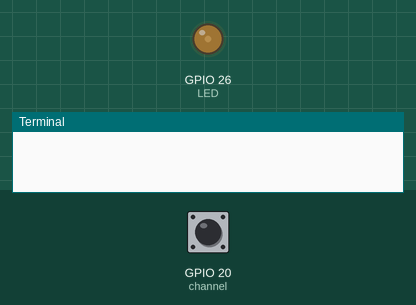
Simulated run of this program. Board: Raspberry Pi (BCM pin numbers). Shown: output pins drawn as LEDs (lit = HIGH), the last lines printed to the terminal. The inputs (shaded band) are chosen by the test bench; at power-on: GPIO 20 (channel) HIGH. The clock reads 2024-03-15 10:24:30 at power-on unless the program sets it.

Above: at 0.21 s.
At 1.01 s:
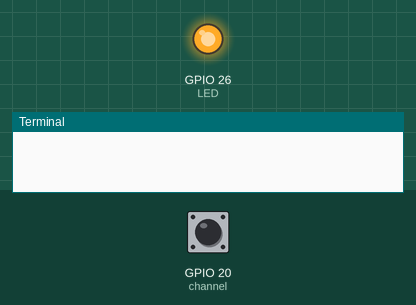
At 3.3 s:
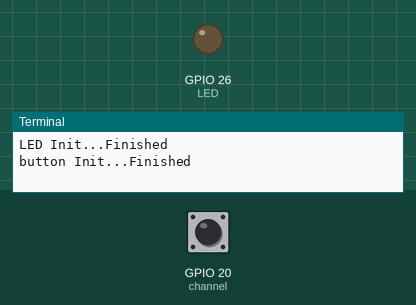
3.4 s: GPIO 20 (channel) pulled LOW for 0.15 s
5.0 s: GPIO 20 (channel) pulled LOW for 1 s
7.5 s: GPIO 20 (channel) pulsed LOW 2 times (0.12 s each, 0.3 s apart)
Timing chart, 0 to 10.5 s (numbered marks = the images above; inputs shaded):
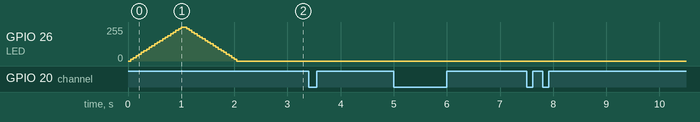

The program:

button_twinkle.py
```python
import RPi.GPIO as GPIO
import time
GPIO.setwarnings(False)

LED = 26
GPIO.setmode(GPIO.BCM)
GPIO.setup(LED, GPIO.OUT)
pwm = GPIO.PWM(LED, 50)
pwm.start(0)
for dc in range(0, 101, 5):
    pwm.ChangeDutyCycle(dc)
    time.sleep(0.05)
for dc in range(100, -1, -5):
    pwm.ChangeDutyCycle(dc)
    time.sleep(0.05)
print("LED Init...Finished")

channel = 20
GPIO.setmode(GPIO.BCM)
GPIO.setup(channel,GPIO.IN, GPIO.PUD_UP)
print("button Init...Finished")


sleeptime = 0
last_time = 0
cb2_mode = False
def cb2(ch):
    global last_time
    global sleeptime
    global cb2_mode
    if time.time() - last_time > 0.5:
        if cb2_mode == False:
            cb2_mode = True
            sleeptime = 1.6
            print("Twinkle starting...")
        else:
            sleeptime = sleeptime / 2
            print("Freq doubled...")
        if sleeptime < 0.2:
            sleeptime = 0.8
            print("Freq reinit...")
    else:
        cb2_mode = False
        print("Turning down...")
    last_time = time.time()


if __name__ == "__main__":
    global cb2_mode
    try:
        GPIO.add_event_detect(channel, GPIO.RISING, callback=cb2, bouncetime=200)
    except KeyboardInterrupt:
        pwm.stop()
        GPIO.cleanup()
    try:
        while True:
            while cb2_mode:
                pwm.ChangeDutyCycle(0)
                time.sleep(sleeptime)
                pwm.ChangeDutyCycle(100)
                time.sleep(sleeptime)
            while ~cb2_mode:
                pwm.ChangeDutyCycle(0)
                time.sleep(sleeptime)
    except KeyboardInterrupt:
        print("Ending...")
        GPIO.cleanup()
    except:
        print("Unknown error!")
        GPIO.cleanup()
```
